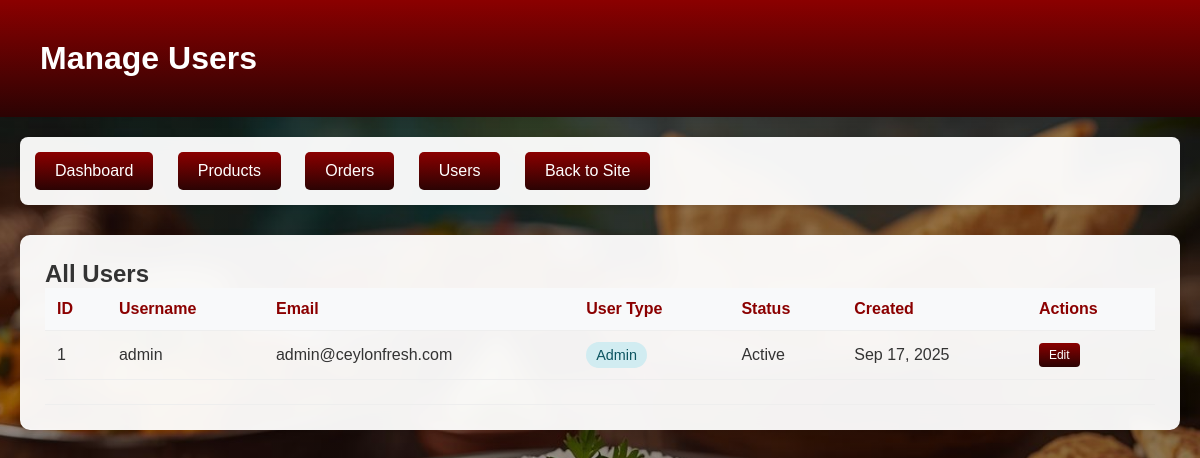
The page /admin/users.php (signed in) on the database its author committed.
### tables this page shows
CREATE TABLE users (
    user_id INT PRIMARY KEY AUTO_INCREMENT,
    username VARCHAR(50) UNIQUE NOT NULL,
    email VARCHAR(100) UNIQUE NOT NULL,
    password VARCHAR(255) NOT NULL,
    user_level ENUM('admin', 'customer') DEFAULT 'customer',
    full_name VARCHAR(100) NOT NULL,
    phone VARCHAR(20),
    address TEXT,
    created_at TIMESTAMP DEFAULT CURRENT_TIMESTAMP,
    updated_at TIMESTAMP DEFAULT CURRENT_TIMESTAMP ON UPDATE CURRENT_TIMESTAMP
);

### admin/users.php (the view, shortened to what this page needs)
<?php
require_once __DIR__ . '/../database/connection.php';
$users = $conn->query("SELECT * FROM users ORDER BY user_id DESC");
?>
<!DOCTYPE html>
<html lang="en">
<head>
</head>
<body>
    <div class="header">
        <div class="container">
            <h1>Manage Users</h1>
        </div>
    </div>
    <div class="container">
        <div class="nav-menu">
            <a href="dashboad.php">Dashboard</a>
            <a href="products.php">Products</a>
            <a href="orders.php">Orders</a>
            <a href="users.php">Users</a>
            <a href="../index.php">Back to Site</a>
        </div>
        <div class="users-table">
            <h2>All Users</h2>
            <table>
                <thead>
                    <tr>
                        <th>ID</th>
                        <th>Username</th>
                        <th>Email</th>
                        <th>User Type</th>
                        <th>Status</th>
                        <th>Created</th>
                        <th>Actions</th>
                    </tr>
                </thead>
                <tbody>
                    <?php while ($user = $users->fetch_assoc()): ?>
                    <tr>
                        <td><?= $user['user_id'] ?></td>
                        <td><?= htmlspecialchars($user['username']) ?></td>
                        <td><?= htmlspecialchars($user['email']) ?></td>
                        <td><span class="user-type <?= $user['user_level'] ?>"><?= ucfirst($user['user_level']) ?></span></td>
                        <td><span class="status active">Active</span></td>
                        <td><?= date('M j, Y', strtotime($user['created_at'])) ?></td>
                        <td>
                            <button onclick="toggleEditForm(<?= $user['user_id'] ?>)" class="btn btn-small">Edit</button>
                        </td>
                    </tr>
                    <tr>
                        <td colspan="7">
                        </td>
                    </tr>
                    <?php endwhile; ?>
                </tbody>
            </table>
        </div>
    </div>
</body>
</html>

### admin/users.php (style rules this page uses)
* { margin: 0; padding: 0; box-sizing: border-box; }
body { font-family: 'Poppins', sans-serif; background: linear-gradient(135deg, rgba(32, 2, 2, 0.4) 0%, rgba(19, 6, 2, 0.4) 100%), url('../assets/images/checkout.jpg'); background-size: cover; background-position: center; background-attachment: fixed; min-height: 100vh; color: #333; }
.header { background: linear-gradient(180deg, #8B0000, #2b0303ff); color: white; padding: 20px; box-shadow: 0 2px 10px rgba(0,0,0,0.1); }
.container { max-width: 1200px; margin: 0 auto; padding: 20px; }
.nav-menu { background: rgba(255, 255, 255, 0.95); padding: 15px; border-radius: 8px; margin-bottom: 30px; box-shadow: 0 2px 5px rgba(0,0,0,0.1); backdrop-filter: blur(10px); }
.nav-menu a { display: inline-block; margin-right: 20px; padding: 10px 20px; background: linear-gradient(180deg, #8B0000, #2b0303ff); color: white; text-decoration: none; border-radius: 5px; transition: all 0.3s ease; }
.users-table { background: rgba(255, 255, 255, 0.95); padding: 25px; border-radius: 10px; box-shadow: 0 2px 10px rgba(0,0,0,0.1); backdrop-filter: blur(10px); }
table { width: 100%; border-collapse: collapse; }
table th, table td { padding: 12px; text-align: left; border-bottom: 1px solid #eee; }
table th { background: #f8f9fa; color: #8B0000; font-weight: 600; }
.user-type { padding: 5px 10px; border-radius: 15px; font-size: 0.9rem; font-weight: 500; }
.user-type.admin { background: #d1ecf1; color: #0c5460; }
.btn { background: linear-gradient(180deg, #8B0000, #2b0303ff); color: white; padding: 8px 15px; border: none; border-radius: 4px; font-size: 14px; cursor: pointer; transition: all 0.3s ease; }
.btn-small { padding: 5px 10px; font-size: 12px; }

### rows shown on the page
users: user_id "1", username "admin", email "admin@ceylonfresh.com", user_level "Admin", created_at "Sep 17, 2025"
